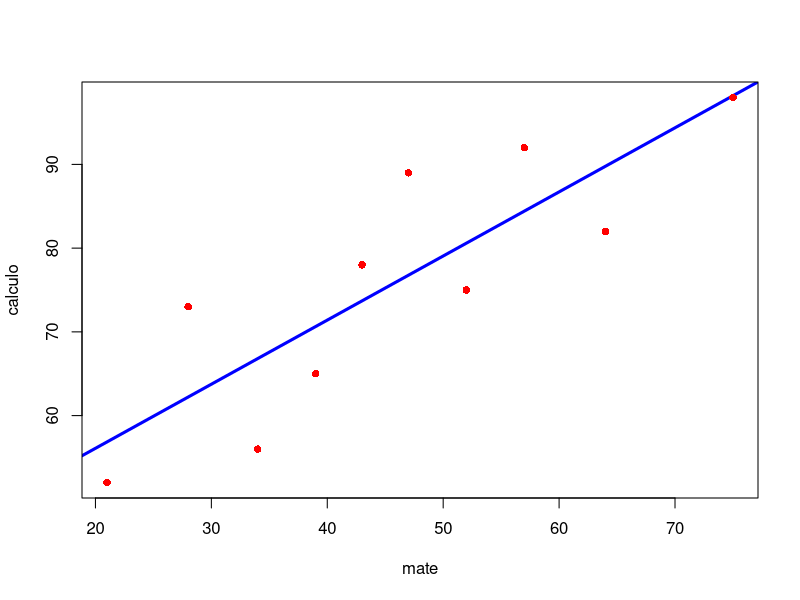
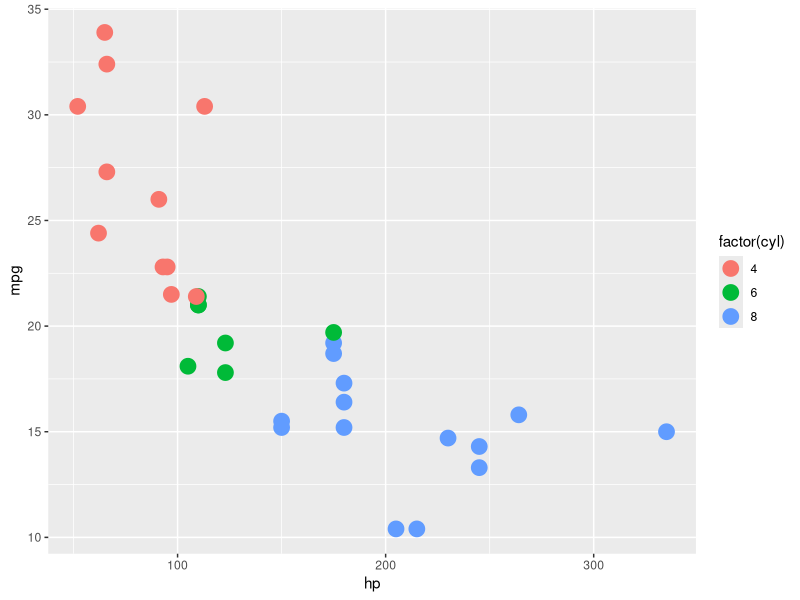

Write R code to recreate these figures, in order.
x <- 8
y <- 3

if (x<y){
    print('ejemplo')
} else {
    print('Ejemplo 2')
}
## ctrl + shift + s para correr todo el archivo en VScode
n <- 1
while(n<=5){
    print(paste("El contador es:", n))
    n <- n + 1
}

contador <- 1

repeat { # se repite al menos una vez
    print(paste("Iteración número:", contador))

    if (contador >= 5) {
        break  # Sale del bucle cuando el contador llega a 5
    }

    contador <- contador + 1  # Incrementamos el valor
}


mate <- c(39,43,21,64,57,47,28,75,34,52)

calculo <- c(65,78,52,82,92,89,73,98,56,75)

plot(mate,calculo, col= "red",pch=16,lwd=3, abline(lm(calculo~mate),col="blue",lwd=3))

?plot
?setwd
x = 3


library(ggplot2)
mtcars
ggplot(mtcars, aes(x=hp, y= mpg, color=factor(cyl)))+
geom_point(size=5)
